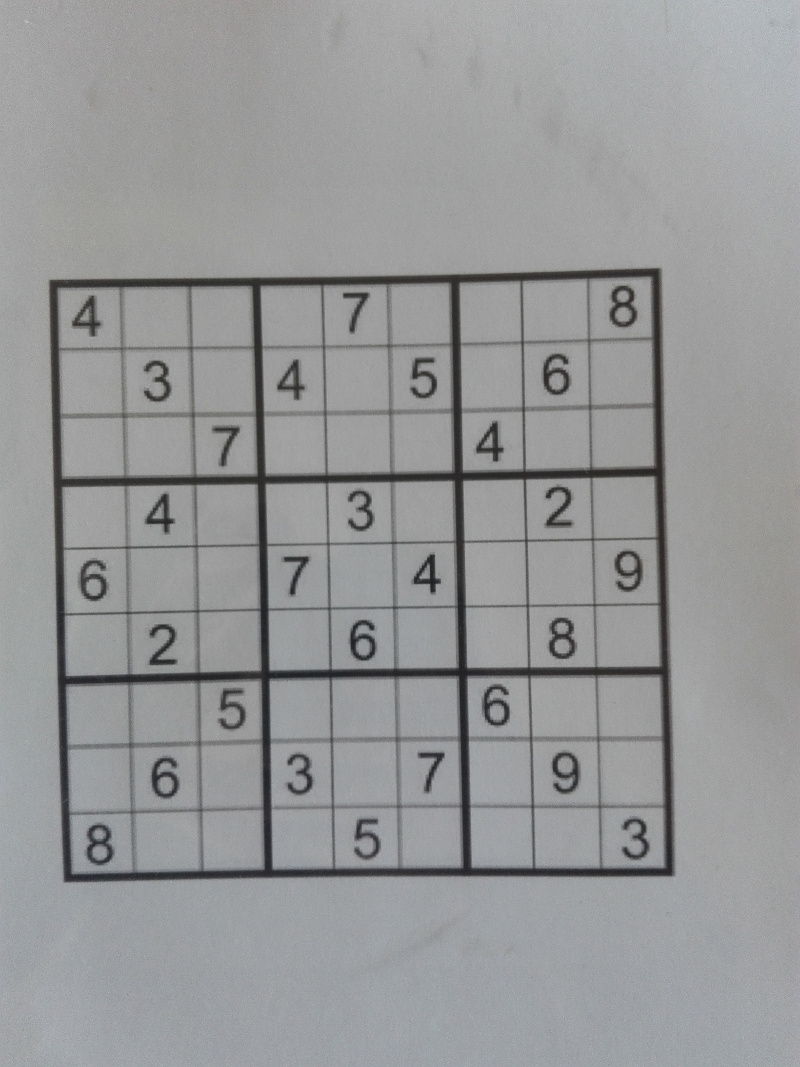
//> input picture vision/vision/dzialajace/3.jpg, 800 x 1067 px
$ ./Sudoku   (built with g++ and OpenCV 4)
//> lines starting //> are read from the running program, lines starting //| are printed output that depends on the picture; after the words box and inside, x2 and y2 are one past the last pixel; in counts of white or black regions, pixels touching at a corner belong together
#include <opencv2/opencv.hpp>
#include <string>
#include <iostream>
#include <stdio.h>
#include <stdlib.h>

using namespace cv;
using namespace std;

CvPoint tL, tR, bL, bR;
int length;

void cornerHarris_demo(int, void*, Mat src, Mat src_gray)
{

	Mat dst, dst_norm, dst_norm_scaled;
	dst = Mat::zeros(src.size(), CV_32FC1);

	int blockSize = 2;
	int apertureSize = 3;
	double k = 0.04;

	cornerHarris(src_gray, dst, blockSize, apertureSize, k, BORDER_DEFAULT);
	normalize(dst, dst_norm, 0, 255, NORM_MINMAX, CV_32FC1, Mat());
	convertScaleAbs(dst_norm, dst_norm_scaled);

	Point temp;
	Point minX = Point(700, 700);
	Point minY = Point(700, 700);
	Point maxX = Point(100, 100);
	Point maxY = Point(100, 100);

	/// Drawing a circle around corners
	for (int j = 0; j < dst_norm.rows; j++)
	{
		for (int i = 0; i < dst_norm.cols; i++)
		{
			if ((int)dst_norm.at<float>(j, i) > 120)
			{
				//circle( dst_norm_scaled, Point( i,j ), 5,  Scalar(0), 2, 8, 0 );
				temp = Point(i, j);

				if (j == 0 && i == 0) {
					cout << "TEMP 1:" << temp.x << " " << temp.y;
					minX = temp;
					minY = temp;
					maxX = temp;
					maxY = temp;
				}
				else {
					if (temp.x < minX.x)
						minX = temp;
					if (temp.x > maxX.x)
						maxX = temp;
					if (temp.y < minY.y)
						minY = temp;
					if (temp.y > maxY.y && temp.y < 1300)
						maxY = temp;
				}
			}
		}
	}

	tL = CvPoint(minX.x, maxY.y);
	tR = CvPoint(maxX.x, maxY.y);
	bL = CvPoint(minX.x, minY.y);
	bR = CvPoint(maxX.x, minY.y);
	length = maxX.x - minX.x;
}

void drawLine(Vec2f line, Mat &img, Scalar rgb = CV_RGB(0, 0, 255))
{
	if (line[1] != 0)
	{
		float m = -1 / tan(line[1]);

		float c = line[0] / sin(line[1]);

		cv::line(img, Point(0, c), Point(img.size().width, m*img.size().width + c), rgb);
	}
	else
	{
		cv::line(img, Point(line[0], 0), Point(line[0], img.size().height), rgb);
	}

}

void mergeRelatedLines(vector<Vec2f> *lines, Mat &img)
{
	vector<Vec2f>::iterator current;
	for (current = lines->begin(); current != lines->end(); current++)
	{
		if ((*current)[0] == 0 && (*current)[1] == -100) continue;
		float p1 = (*current)[0];
		float theta1 = (*current)[1];

		Point pt1current, pt2current;
		if (theta1>CV_PI * 45 / 180 && theta1<CV_PI * 135 / 180)
		{
			pt1current.x = 0;
			pt1current.y = p1 / sin(theta1);
			pt2current.x = img.size().width;
			pt2current.y = -pt2current.x / tan(theta1) + p1 / sin(theta1);
		}
		else
		{
			pt1current.y = 0;

			pt1current.x = p1 / cos(theta1);

			pt2current.y = img.size().height;
			pt2current.x = -pt2current.y / tan(theta1) + p1 / cos(theta1);

		}

		vector<Vec2f>::iterator    pos;
		for (pos = lines->begin(); pos != lines->end(); pos++)
		{
			if (*current == *pos) continue;

			if (fabs((*pos)[0] - (*current)[0])<20 && fabs((*pos)[1] - (*current)[1])<CV_PI * 10 / 180)
			{
				float p = (*pos)[0];
				float theta = (*pos)[1];

				Point pt1, pt2;
				if ((*pos)[1]>CV_PI * 45 / 180 && (*pos)[1]<CV_PI * 135 / 180)
				{
					pt1.x = 0;
					pt1.y = p / sin(theta);
					pt2.x = img.size().width;
					pt2.y = -pt2.x / tan(theta) + p / sin(theta);
				}
				else
				{
					pt1.y = 0;
					pt1.x = p / cos(theta);
					pt2.y = img.size().height;
					pt2.x = -pt2.y / tan(theta) + p / cos(theta);
				}

				if (((double)(pt1.x - pt1current.x)*(pt1.x - pt1current.x) + (pt1.y - pt1current.y)*(pt1.y - pt1current.y)<64 * 64) &&
					((double)(pt2.x - pt2current.x)*(pt2.x - pt2current.x) + (pt2.y - pt2current.y)*(pt2.y - pt2current.y)<64 * 64))
				{
					(*current)[0] = ((*current)[0] + (*pos)[0]) / 2;

					(*current)[1] = ((*current)[1] + (*pos)[1]) / 2;

					(*pos)[0] = 0;
					(*pos)[1] = -100;
				}

			}
		}
	}
}

String inttostr(int input)
{
	stringstream ss;
	ss << input;
	return ss.str();
}

int main()
{
	Mat sudoku = imread("dzialajace/3.jpg", 0);
	Mat zrodlo = imread("dzialajace/3.jpg", 1);
//> zrodlo is the input picture: 1067 rows x 800 cols, CV_8UC3; mean B, G, R 152.3, 151.4, 150.5
	Mat src_gray;
	cvtColor(zrodlo, src_gray, CV_BGR2GRAY);
	Mat outerBox = Mat(sudoku.size(), CV_8UC1);
	Mat kernel = (Mat_<uchar>(3, 3) << 0, 1, 0, 1, 1, 1, 0, 1, 0);
	GaussianBlur(sudoku, sudoku, Size(11, 11), 0, 0);
	adaptiveThreshold(sudoku, outerBox, 255, ADAPTIVE_THRESH_MEAN_C, THRESH_BINARY_INV, 5, 2);
//> outerBox: 1067 rows x 800 cols, CV_8UC1; 8.2% white; 56 white regions (1 under 20 px), largest, box (x1, y1, x2, y2) and area: (49, 268, 674, 882) 34879, (468, 481, 656, 665) 2458, (466, 283, 650, 469) 2401
	dilate(outerBox, outerBox, kernel);
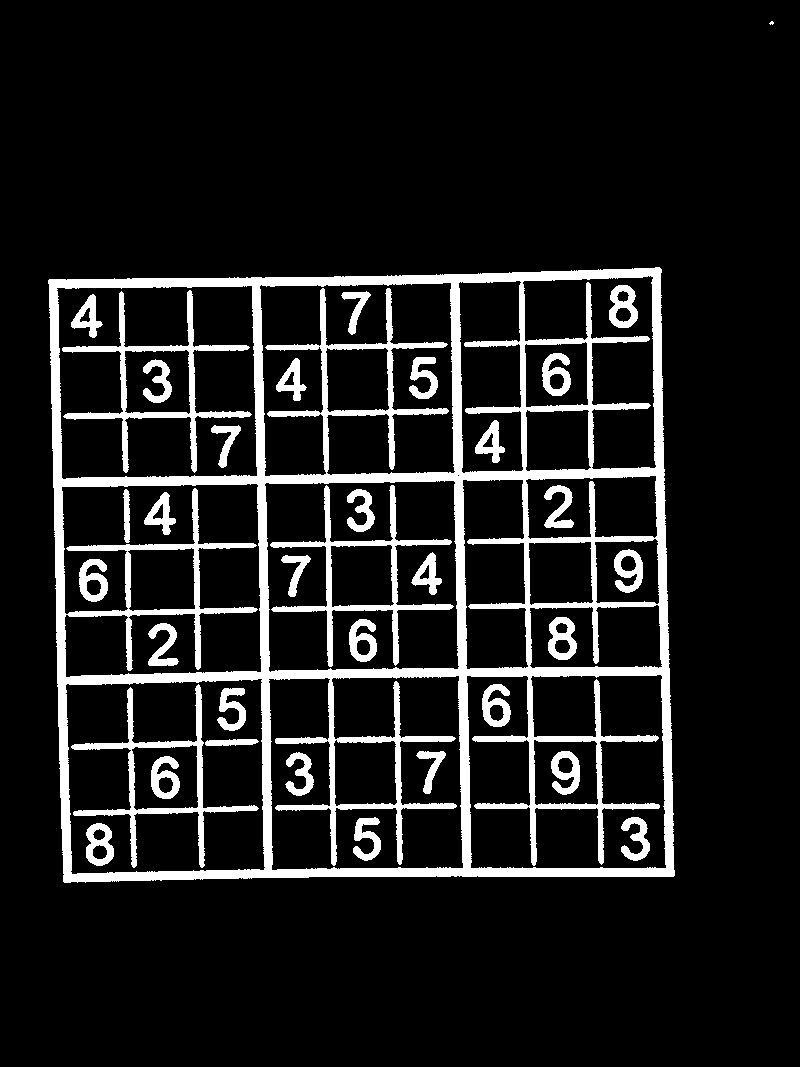
//> outerBox: 1067 rows x 800 cols, CV_8UC1; 11.3% white; 35 white regions (1 under 20 px), largest, box (x1, y1, x2, y2) and area: (48, 267, 675, 883) 66739, (62, 290, 252, 473) 3988, (270, 485, 454, 667) 3840

	int count = 0;
	int max = -1;

	Point maxPt;

	for (int y = 0; y<outerBox.size().height; y++)
	{
		uchar *row = outerBox.ptr(y);
		for (int x = 0; x<outerBox.size().width; x++)
		{
			if (row[x] >= 128)
			{
				int area = floodFill(outerBox, Point(x, y), CV_RGB(0, 0, 64));

				if (area>max)
				{
					maxPt = Point(x, y);
					max = area;
				}
			}
		}

	}
//> this loop made 1067 passes
//> (maxPt, max) on passes 1 to 3: (Point(0, 0), -1), (Point(0, 0), -1), (Point(0, 0), -1)
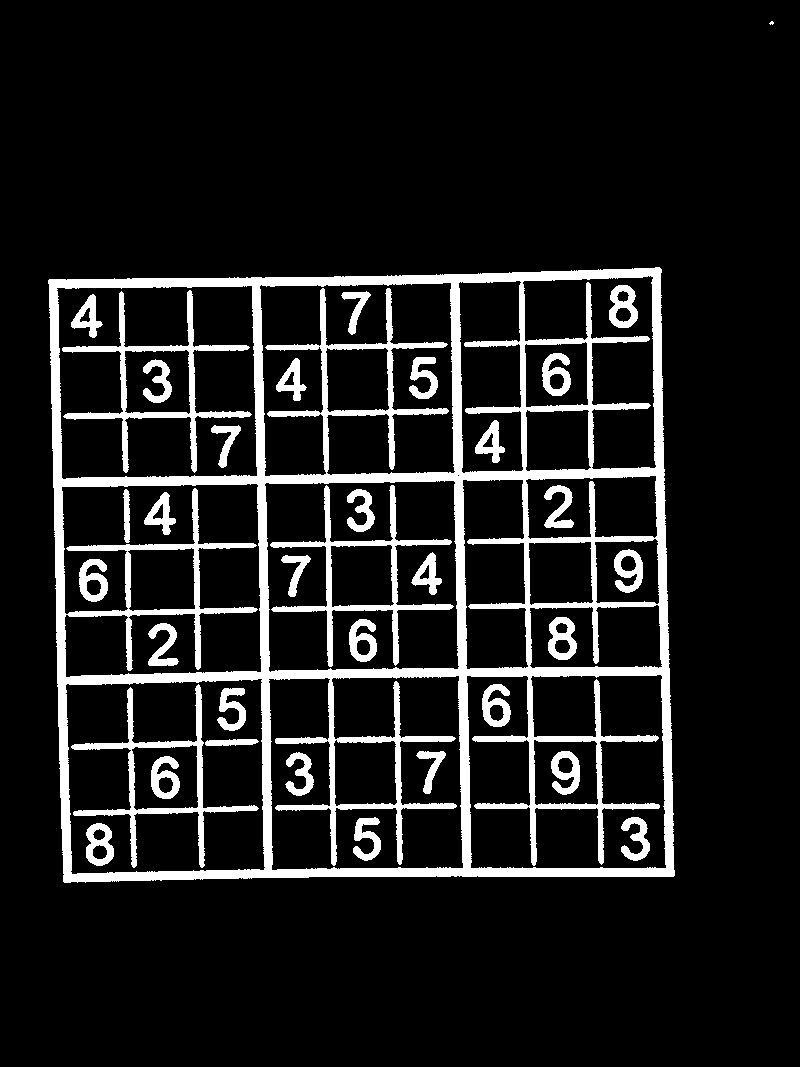
//> outerBox: 1067 rows x 800 cols, CV_8UC1; values 0 (black) and 64 (white), 11.3% white; 35 white regions (1 under 20 px), largest, box (x1, y1, x2, y2) and area: (48, 267, 675, 883) 66739, (62, 290, 252, 473) 3988, (270, 485, 454, 667) 3840
//> after the loop, maxPt = Point(655, 267); max = 66739

	floodFill(outerBox, maxPt, CV_RGB(255, 255, 255));
//> outerBox: 1067 rows x 800 cols, CV_8UC1; 7.82% of pixels changed, all inside (x1, y1, x2, y2) = (48, 267, 675, 883)
	for (int y = 0; y<outerBox.size().height; y++)
	{
		uchar *row = outerBox.ptr(y);
		for (int x = 0; x<outerBox.size().width; x++)
		{
			if (row[x] == 64 && x != maxPt.x && y != maxPt.y)
			{
				int area = floodFill(outerBox, Point(x, y), CV_RGB(0, 0, 0));
			}
		}
	}
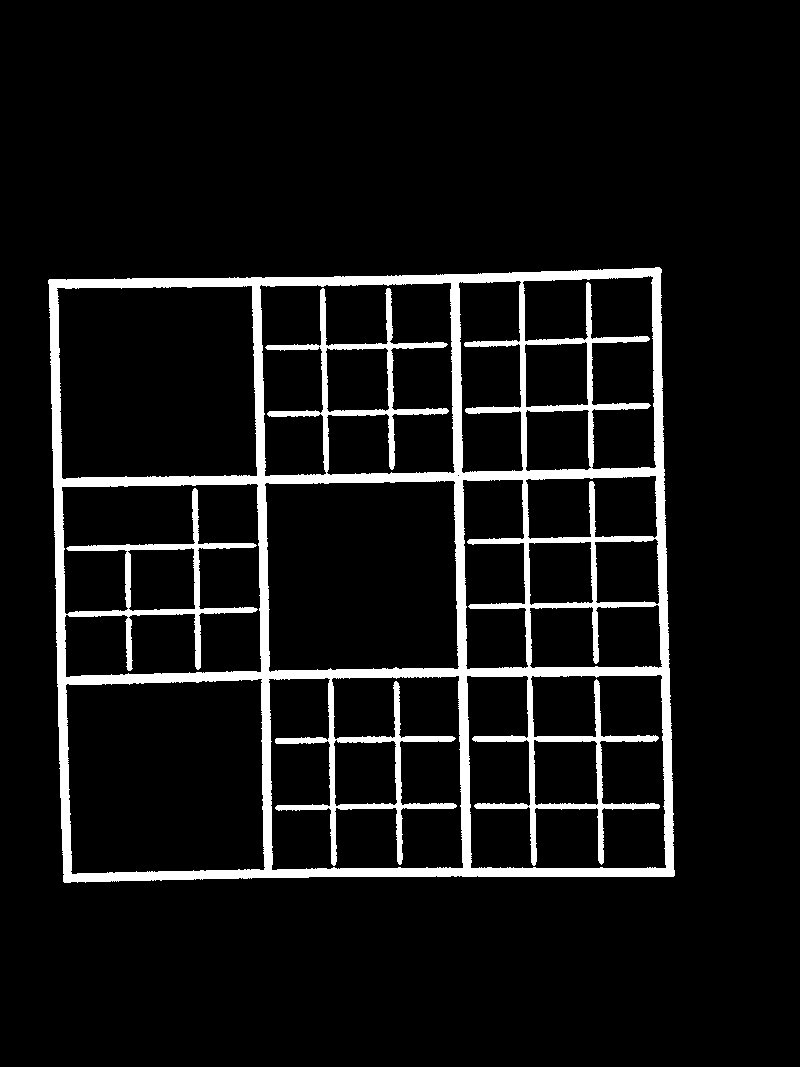
//> outerBox: 1067 rows x 800 cols, CV_8UC1; 7.8% white; 1 white region, box (x1, y1, x2, y2) and area: (48, 267, 675, 883) 66739

	vector<Vec2f> lines;
	HoughLines(outerBox, lines, 1, CV_PI / 180, 300, 0, 0);
//> lines = 65 lines (rho, theta), first 12: [283, 1.55], [680, 1.55], [481, 1.55], [485, 1.55], [875, 1.57], [879, 1.55], [-654, 3.12], [-642, 3.11], [-40, 3.11], [-51, 3.12], [-453, 3.12], [-517, 3.12]

	mergeRelatedLines(&lines, sudoku);
//> the loop in mergeRelatedLines, `for (current = lines->begin(); current != lines->end(); current++)` made 65 passes
//> lines = 65 items, first 12: [283.5, 1.56], [672.9, 1.57], [492.2, 1.53], [0, -100], [872, 1.57], [0, -100], [-654, 3.12], [-642, 3.11], [-40, 3.11], [-51, 3.12], [-453, 3.12], [-517, 3.12]

	Vec2f topEdge = Vec2f(1000, 1000);    double topYIntercept = 100000, topXIntercept = 0;
	Vec2f bottomEdge = Vec2f(-1000, -1000);        double bottomYIntercept = 0, bottomXIntercept = 0;
	Vec2f leftEdge = Vec2f(1000, 1000);    double leftXIntercept = 100000, leftYIntercept = 0;
	Vec2f rightEdge = Vec2f(-1000, -1000);        double rightXIntercept = 0, rightYIntercept = 0;

	for (int i = 0; i<lines.size(); i++)
	{
		Vec2f current = lines[i];

		float p = current[0];

		float theta = current[1];

		if (p == 0 && theta == -100)
			continue;

		double xIntercept, yIntercept;
		xIntercept = p / cos(theta);
		yIntercept = p / (cos(theta)*sin(theta));

		if (theta>CV_PI * 80 / 180 && theta<CV_PI * 100 / 180)
		{
			if (p<topEdge[0])
				topEdge = current;

			if (p>bottomEdge[0])
				bottomEdge = current;
		}

		else if (theta<CV_PI * 10 / 180 || theta>CV_PI * 170 / 180)
		{
			if (xIntercept>rightXIntercept)
			{
				rightEdge = current;
				rightXIntercept = xIntercept;
			}
			else if (xIntercept <= leftXIntercept)
			{
				leftEdge = current;
				leftXIntercept = xIntercept;
			}
		}
	}
//> this loop made 65 passes
//> (p, theta, xIntercept, yIntercept, leftXIntercept) on passes 8, 9, 50: (-642, 3.11, 642.4, 18406.9, 642.4), (-40, 3.11, 40.02, 1146.8, 40.02), (-29.25, 3.09, 29.29, 559.7, 29.29)
//> after the loop, rightXIntercept = 662; leftXIntercept = 29.29

	drawLine(topEdge, sudoku, CV_RGB(0, 0, 0));
//> in drawLine, `float m = -1 / tan(line[1]);`: m = -0.00764
//> in drawLine, `float c = line[0] / sin(line[1]);`: c = 283.5
	drawLine(bottomEdge, sudoku, CV_RGB(0, 0, 0));
	drawLine(leftEdge, sudoku, CV_RGB(0, 0, 0));
	drawLine(rightEdge, sudoku, CV_RGB(0, 0, 0));

	Point left1, left2, right1, right2, bottom1, bottom2, top1, top2;

	int height = outerBox.size().height;
	int width = outerBox.size().width;

	if (leftEdge[1] != 0)
	{
		left1.x = 0;        left1.y = leftEdge[0] / sin(leftEdge[1]);
//> after `left1.y = leftEdge[0]/ sin(leftEdge[1])`: left1 = Point(0, -558)
		left2.x = width;    left2.y = -left2.x / tan(leftEdge[1]) + left1.y;
//> after `left2.y = - left2.x / tan(leftEdge[1])+ left1.y`: left2 = Point(800, 14706)
	}
	else
	{
		left1.y = 0;        left1.x = leftEdge[0] / cos(leftEdge[1]);
		left2.y = height;    left2.x = left1.x - height*tan(leftEdge[1]);
	}

	if (rightEdge[1] != 0)
	{
		right1.x = 0;        right1.y = rightEdge[0] / sin(rightEdge[1]);
		right2.x = width;    right2.y = -right2.x / tan(rightEdge[1]) + right1.y;
	}
	else
	{
		right1.y = 0;        right1.x = rightEdge[0] / cos(rightEdge[1]);
//> after `right1.x = rightEdge[0]/ cos(rightEdge[1])`: right1 = Point(662, 0)
		right2.y = height;    right2.x = right1.x - height*tan(rightEdge[1]);
//> after `right2.x = right1.x - height * tan(rightEdge[1])`: right2 = Point(662, 1067)
	}

	bottom1.x = 0;    bottom1.y = bottomEdge[0] / sin(bottomEdge[1]);
//> after `bottom1.y = bottomEdge[0]/ sin(bottomEdge[1])`: bottom1 = Point(0, 872)
	bottom2.x = width; bottom2.y = -bottom2.x / tan(bottomEdge[1]) + bottom1.y;
//> after `bottom2.y = - bottom2.x / tan(bottomEdge[1])+ bottom1.y`: bottom2 = Point(800, 870)

	top1.x = 0;        top1.y = topEdge[0] / sin(topEdge[1]);
//> after `top1.y = topEdge[0]/ sin(topEdge[1])`: top1 = Point(0, 283)
	top2.x = width;    top2.y = -top2.x / tan(topEdge[1]) + top1.y;
//> after `top2.y = - top2.x / tan(topEdge[1])+ top1.y`: top2 = Point(800, 276)

	double leftA = left2.y - left1.y;
//> leftA = 15264
	double leftB = left1.x - left2.x;
//> leftB = -800

	double leftC = leftA*left1.x + leftB*left1.y;
//> leftC = 446400

	double rightA = right2.y - right1.y;
//> rightA = 1067
	double rightB = right1.x - right2.x;
//> rightB = 0

	double rightC = rightA*right1.x + rightB*right1.y;
//> rightC = 706354

	double topA = top2.y - top1.y;
//> topA = -7
	double topB = top1.x - top2.x;
//> topB = -800

	double topC = topA*top1.x + topB*top1.y;
//> topC = -226400

	double bottomA = bottom2.y - bottom1.y;
//> bottomA = -2
	double bottomB = bottom1.x - bottom2.x;
//> bottomB = -800

	double bottomC = bottomA*bottom1.x + bottomB*bottom1.y;
//> bottomC = -697600

	double detTopLeft = leftA*topB - leftB*topA;
//> detTopLeft = -12216800

	CvPoint ptTopLeft = cvPoint((topB*leftC - leftB*topC) / detTopLeft, (leftA*topC - topA*leftC) / detTopLeft);
//> ptTopLeft = Point(44, 282)

	double detTopRight = rightA*topB - rightB*topA;
//> detTopRight = -853600

	CvPoint ptTopRight = cvPoint((topB*rightC - rightB*topC) / detTopRight, (rightA*topC - topA*rightC) / detTopRight);
//> ptTopRight = Point(662, 277)

	double detBottomRight = rightA*bottomB - rightB*bottomA;
//> detBottomRight = -853600
	CvPoint ptBottomRight = cvPoint((bottomB*rightC - rightB*bottomC) / detBottomRight, (rightA*bottomC - bottomA*rightC) / detBottomRight);// Intersection of bottom and left
//> ptBottomRight = Point(662, 870)
	double detBottomLeft = leftA*bottomB - leftB*bottomA;
//> detBottomLeft = -12212800
	CvPoint ptBottomLeft = cvPoint((bottomB*leftC - leftB*bottomC) / detBottomLeft, (leftA*bottomC - bottomA*leftC) / detBottomLeft);
//> ptBottomLeft = Point(74, 871)

	int maxLength = (ptBottomLeft.x - ptBottomRight.x)*(ptBottomLeft.x - ptBottomRight.x) + (ptBottomLeft.y - ptBottomRight.y)*(ptBottomLeft.y - ptBottomRight.y);
//> maxLength = 345745
	int temp = (ptTopRight.x - ptBottomRight.x)*(ptTopRight.x - ptBottomRight.x) + (ptTopRight.y - ptBottomRight.y)*(ptTopRight.y - ptBottomRight.y);
//> temp = 351649

	if (temp>maxLength) maxLength = temp;
//> maxLength = 351649

	temp = (ptTopRight.x - ptTopLeft.x)*(ptTopRight.x - ptTopLeft.x) + (ptTopRight.y - ptTopLeft.y)*(ptTopRight.y - ptTopLeft.y);
//> temp = 381949

	if (temp>maxLength) maxLength = temp;
//> maxLength = 381949

	temp = (ptBottomLeft.x - ptTopLeft.x)*(ptBottomLeft.x - ptTopLeft.x) + (ptBottomLeft.y - ptTopLeft.y)*(ptBottomLeft.y - ptTopLeft.y);
//> temp = 347821

	if (temp>maxLength) maxLength = temp;

	maxLength = sqrt((double)maxLength);
//> maxLength = 618

	cornerHarris_demo(0, 0, zrodlo, src_gray);
//> in cornerHarris_demo, `cornerHarris(src_gray, dst, blockSize, apertureSize, k, BORDER_DEFAULT);`:
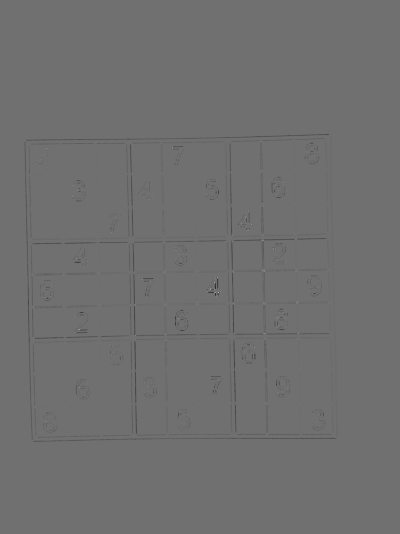
//> dst: 1067 rows x 800 cols, CV_32FC1 (shown at 1/2 size); min -0.000748, max 0.000946, mean -4.07e-06; drawn with min black and max white

	Point2f src[4], dst[4];

	if((tR.x - ptTopRight.x) > 8 ||  (ptTopRight.x - tR.x) > 8) {
            length = maxLength;

            src[3] = ptBottomLeft;
            src[2] = ptBottomRight;
            src[1] = ptTopRight;
            src[0] = ptTopLeft;
   //         cout<<"LINIE";
        }
        else {
            length = (length + maxLength)/2;
            src[0] = bL;
            src[1] = bR;
            src[2] = tR;
            src[3] = tL;
 //           cout<<"ROGI";
        }


	dst[0] = Point2f(0, 0);
	dst[1] = Point2f(length - 1, 0);
	dst[2] = Point2f(length - 1, length - 1);
	dst[3] = Point2f(0, length - 1);

	Mat undistorted = Mat(Size(maxLength, maxLength), CV_8UC1);
//> undistorted: 618 rows x 618 cols, CV_8UC1; every value is 0

	cv::warpPerspective(sudoku, undistorted, cv::getPerspectiveTransform(src, dst), Size(maxLength, maxLength));
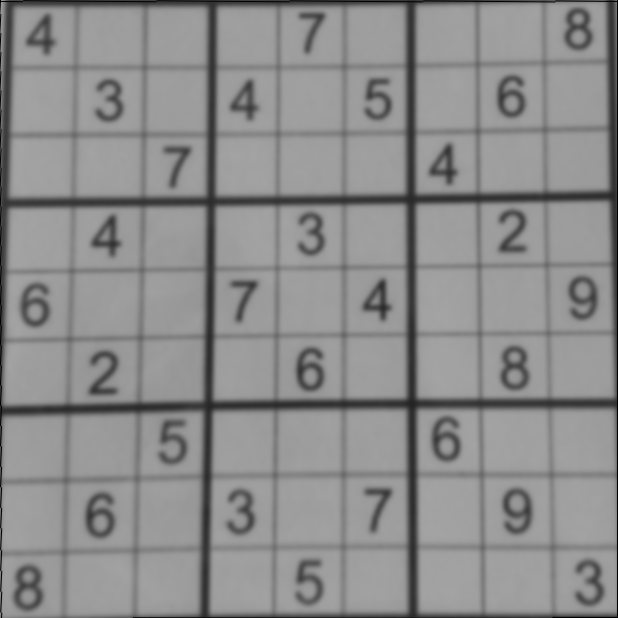
//> undistorted: 618 rows x 618 cols, CV_8UC1; min 0, max 164, mean 140.3

	Mat undistortedThreshed = undistorted.clone();
	adaptiveThreshold(undistorted, undistortedThreshed, 255, CV_ADAPTIVE_THRESH_GAUSSIAN_C, CV_THRESH_BINARY_INV, 101, 1);
//> undistortedThreshed: 618 rows x 618 cols, CV_8UC1; 27.3% white; 34 white regions (4 under 20 px), largest, box (x1, y1, x2, y2) and area: (0, 0, 618, 618) 81362, (501, 487, 534, 536) 1077, (84, 491, 116, 540) 1057

	int dist = ceil((double)length / 9);
	Mat currentCell = Mat(dist, dist, CV_8UC1);
//> currentCell: 69 rows x 69 cols, CV_8UC1; every value is 0
        Mat newCell = Mat(dist-5, dist-5, CV_8UC1);
//> newCell: 64 rows x 64 cols, CV_8UC1; every value is 0

	vector<int> compression_params;
	compression_params.push_back(CV_IMWRITE_JPEG_QUALITY);
	compression_params.push_back(100);
	int photocount = 0;
	String imagename;

	for (int j = 0; j<9; j++) {

		for (int i = 0; i<9; i++) {
			for (int y = 0; y<dist && j*dist + y<undistortedThreshed.cols; y++)
			{
				uchar* ptr = currentCell.ptr(y);
				for (int x = 0; x<dist && i*dist + x<undistortedThreshed.rows; x++)
				{
					ptr[x] = undistortedThreshed.at<uchar>(j*dist + y, i*dist + x);
				}
			}

			Moments m = cv::moments(currentCell, true);
			int area = m.m01;
			if (area > currentCell.rows*currentCell.cols / 5)
			{
				photocount++;
				imagename = "digits/digit" + inttostr(photocount) + ".jpg"; //sciezka do zapisu pliku


                                for (int k = currentCell.rows - 14; k<currentCell.rows; k++) {
                                    floodFill(currentCell, Point(k, k), CV_RGB(0, 0, 0));
                                    floodFill(currentCell, cvPoint(0, k), cvScalar(0,0,0));
                                    floodFill(currentCell, cvPoint(currentCell.cols-1, i), cvScalar(0,0,0));
                                    floodFill(currentCell, cvPoint(k, 0), cvScalar(0));
                                    floodFill(currentCell, cvPoint(i, currentCell.rows-1), cvScalar(0));

                                }
				for (int k = 0; k<currentCell.rows - (currentCell.rows - 14); k++){
                                    floodFill(currentCell, Point(k, k), CV_RGB(0, 0, 0));
                                    floodFill(currentCell, cvPoint(0, k), cvScalar(0,0,0));
                                    floodFill(currentCell, cvPoint(currentCell.cols-1, i), cvScalar(0,0,0));
                                    floodFill(currentCell, cvPoint(k, 0), cvScalar(0));
                                    floodFill(currentCell, cvPoint(i, currentCell.rows-1), cvScalar(0));
                                }
                                Rect myRoi(1, 1, dist-2, dist-2);
                                Mat croppedImage;
                                Mat(currentCell, myRoi).copyTo(croppedImage);

                                imwrite(imagename, croppedImage, compression_params);

			}
		}
	}
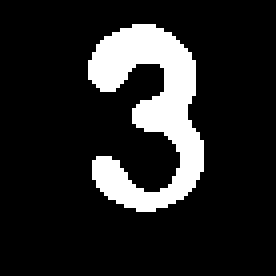
//> currentCell: 69 rows x 69 cols, CV_8UC1 (shown 4 times larger); 14.5% white; 1 white region, box (x1, y1, x2, y2) and area: (22, 6, 51, 53) 688

	return 0;
}
